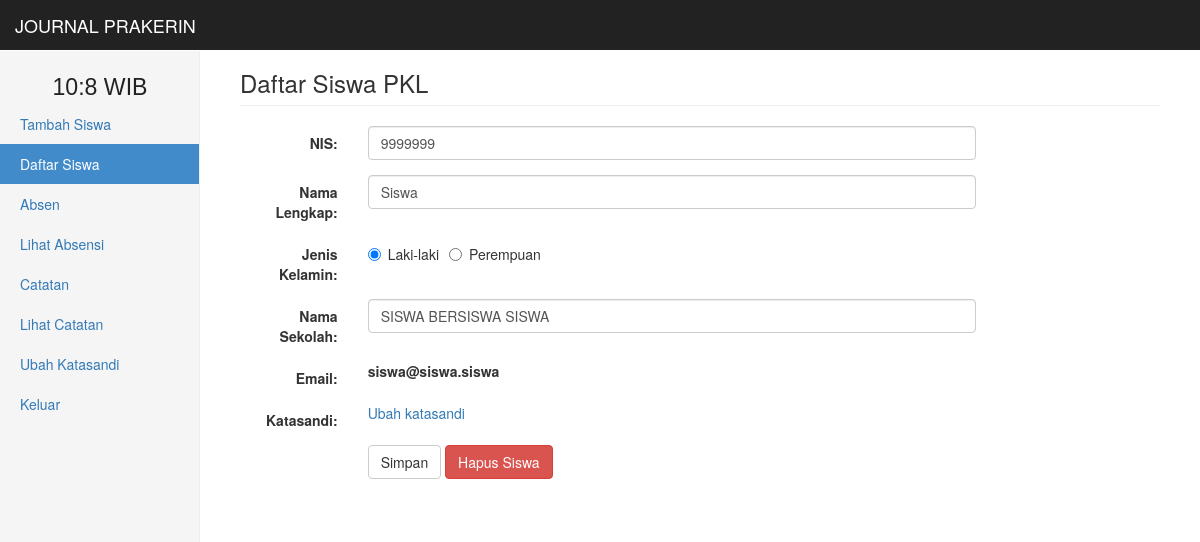
The page /siswa&id_siswa=2 (signed in) on the database its author committed.
### tables this page shows
CREATE TABLE `detail_user` (
  `id_user` int(10) NOT NULL,
  `nis_user` int(25) NOT NULL,
  `name_user` varchar(255) NOT NULL,
  `sklh_user` varchar(255) NOT NULL,
  `jk_user` varchar(5) NOT NULL
);

CREATE TABLE `user` (
  `id_user` int(10) NOT NULL,
  `email_user` varchar(255) NOT NULL,
  `pwd_user` varchar(255) NOT NULL,
  `level_user` enum('sw','pb') NOT NULL
);

### view/adm/edit_siswa.php (the view, shortened to what this page needs)
<?php
    $id_siswa = mysqli_real_escape_string($conn, $_GET['id_siswa']);
    $sql_sw = "SELECT*FROM detail_user NATURAL LEFT JOIN user WHERE id_user= '$id_siswa'";
    if ($get_sw = $conn->query($sql_sw)->fetch_assoc()) {
    extract($get_sw);
    ?>
    <form class="form-horizontal" role="form" style="width:80%" onSubmit="return validasi()" name="formulir" method="post" action="./model/proses.php">
  <div class="form-group">
    <label class="control-label col-sm-2" for="name">NIS:</label>
    <div class="col-sm-10">
      <input type="number" value="<?php echo $nis_user; ?>" class="form-control" name="nis" placeholder="Masukan NIS" required>
    </div>
  </div>
  <div class="form-group">
    <label class="control-label col-sm-2" for="name">Nama Lengkap:</label>
    <div class="col-sm-10">
      <input type="text" value="<?php echo $name_user; ?>" class="form-control" name="nama" placeholder="Masukan Nama Lengkap" required>
    </div>
  </div>
  <div class="form-group">
    <label class="control-label col-sm-2" for="jk">Jenis Kelamin:</label>
    <div class="col-sm-10">
        <?php
        $jk = array("Laki-laki","Perempuan");
        $jk_vl = array("L","P");
        $sum = count($jk_vl)-1;
        for ($i=0; $i<= $sum ; $i++) {
            if ($jk_user == "$jk_vl[$i]") {
                $checked = "checked";
            } else {
                $checked = "";
            }
            echo '<label class="radio-inline"><input type="radio" name="jk" id="jk" value="'.$jk_vl[$i].'" '.$checked.'>'.$jk[$i].'</label>';
        }
         ?>
    </div>
  </div>
  <div class="form-group">
    <label class="control-label col-sm-2" for="sekolah">Nama Sekolah:</label>
    <div class="col-sm-10">
      <input type="text" value="<?php echo $sklh_user; ?>" class="form-control" name="sklh" placeholder="Masukan Nama Sekolah" required>
    </div>
  </div>
  <div class="form-group">
    <label class="control-label col-sm-2" for="email">Email:</label>
    <div class="col-sm-10">
      <strong><?php echo $email_user; ?></strong>
    </div>
  </div>
  <div class="form-group">
  <fieldset>
    <label class="control-label col-sm-2">Katasandi:</label>
    <div class="col-sm-10">
    <a href="katasandi&id=<?php echo $id_user; ?>">Ubah katasandi</a>
    </div>
    </fieldset>
  </div>
  <div class="form-group">
    <div class="col-sm-offset-2 col-sm-10">
      <button type="submit" class="btn btn-default" name="edit_siswa">Simpan</button>
      <button type="button" onclick="hapusSiswa(<?php echo $id_user; ?>)" class="btn btn-danger" name="">Hapus Siswa</button>
    </div>
  </div>
</form>
<?php
} else {
    echo "Data tidak ditemukan";
}
 ?>

### rows shown on the page
detail_user: nis "9999999", nama "Siswa", sklh "SISWA BERSISWA SISWA", user.email_user "siswa@siswa.siswa"

### other values the page prints
$name[$i] "Tambah Siswa"
$name[$i] "Daftar Siswa"
$name[$i] "Absen"
$name[$i] "Lihat Absensi"
$name[$i] "Catatan"
$name[$i] "Lihat Catatan"
$name[$i] "Ubah Katasandi"
$name[$i] "Keluar"
$jk[$i] "Laki-laki"
$jk[$i] "Perempuan"
